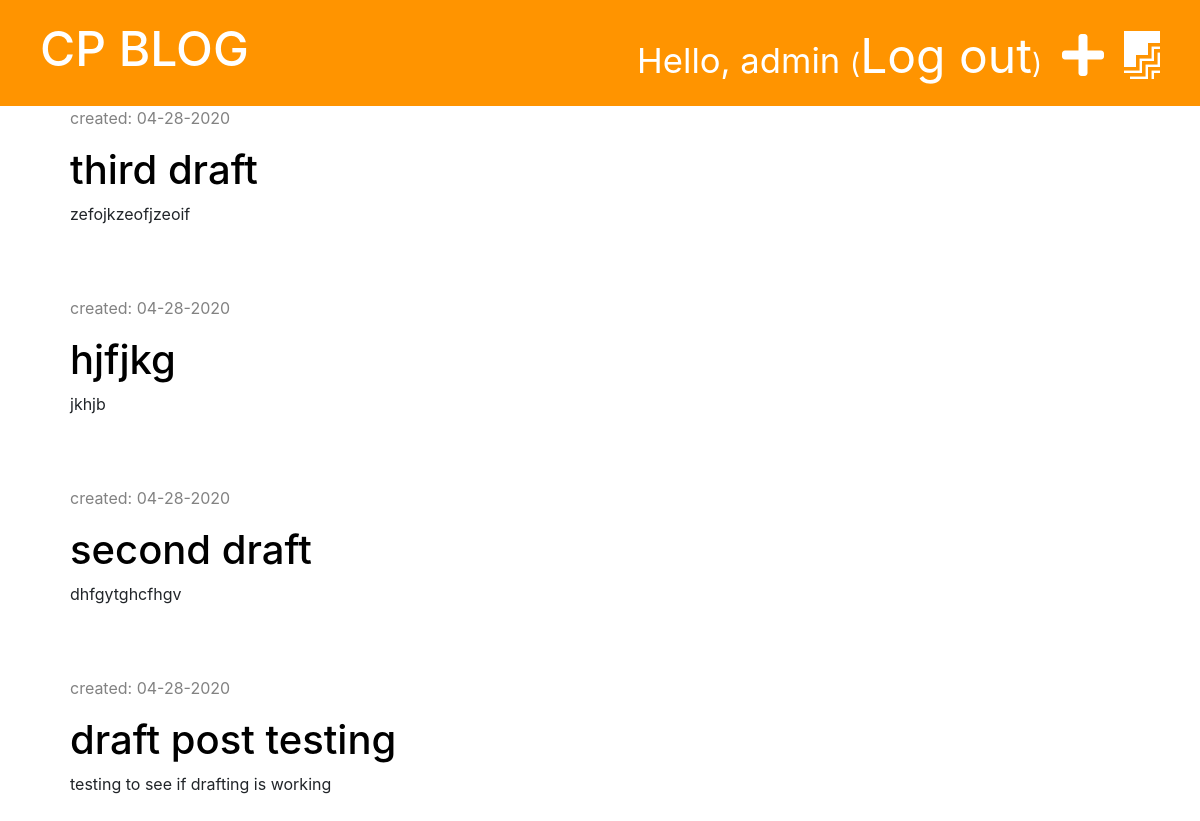
Before: /drafts/ (signed in) with the older database file.
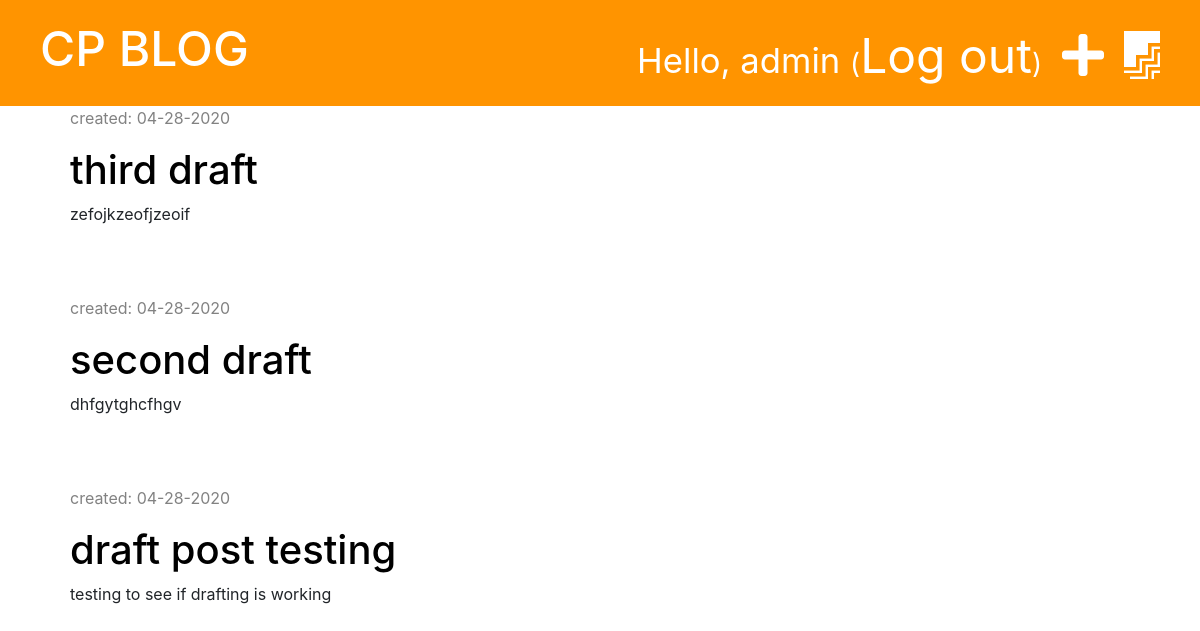
After: the same page with the newer database file.
### blog/models.py (models this page shows, shortened)
class Post(models.Model):
    author = models.ForeignKey('auth.User', on_delete=models.CASCADE)
    title = models.CharField(max_length=200)
    text = models.TextField()
    created_date = models.DateTimeField(default=timezone.now)
    published_date = models.DateTimeField(blank=True, null=True)

### blog/views.py (the view)
# urls.py: path('drafts/', views.post_draft_list, name='post_draft_list'),
@login_required
def post_draft_list(request) :
    posts = Post.objects.filter(published_date__isnull=True).order_by('-created_date')
    stuff_for_frontend = {'posts': posts}
    return render(request, 'blog/post_draft_list.html', stuff_for_frontend)

### blog/templates/blog/post_draft_list.html (shortened to what this page needs)
{% extends 'blog/base.html' %}
{% block content %}
    {% for post in posts %}
        <div class="post">
            <p class="date">created: {{ post.created_date|date:'m-d-Y' }}</p>
            <h1><a href="{% url 'post_detail' pk=post.pk %}">{{ post.title }}</a></h1>
            <p>{{ post.text|truncatechars:50 }}</p>
        </div>
   {% endfor %}
{% endblock %}

Changed rows visible on the page:
removed Post: created_date "04-28-2020", title "hjfjkg", text "jkhjb"
